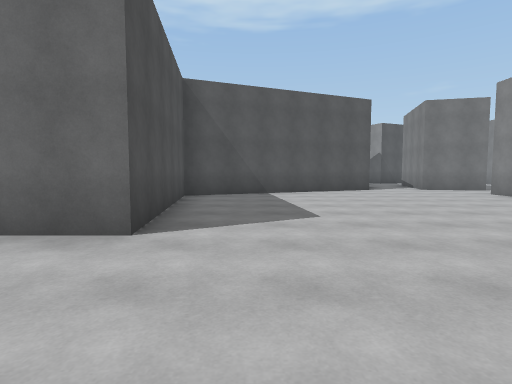
[1] (above)

24 first-person views from a walk through a scene from a Unity 3-D project. The camera is 1.3 m above the floor, tilts 4° down and sees 80° across. The floor is counted in squares, 2 m on a side. Each view is taken from the middle of a square. On the plan, view 1 faces up. The plan holds only what a view shows up to about 10 squares ahead; the rest is blank. The place goes on beyond the plan. Some animated figures are not drawn.

[2]
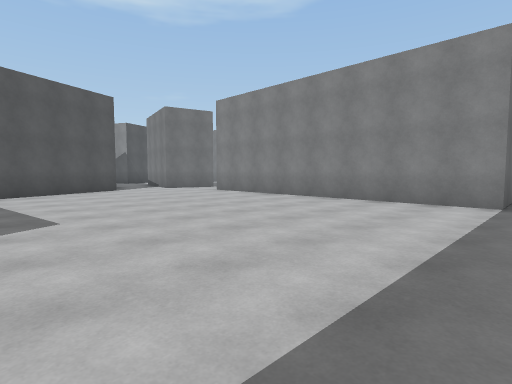

[3]
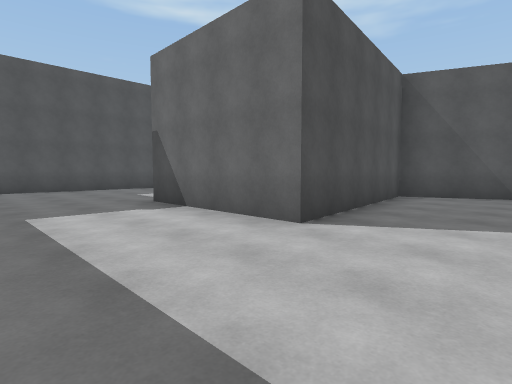

[4]
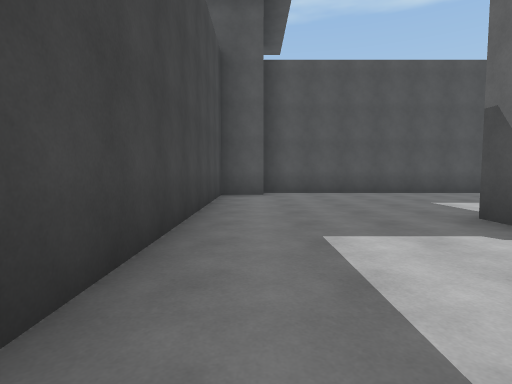

[5]
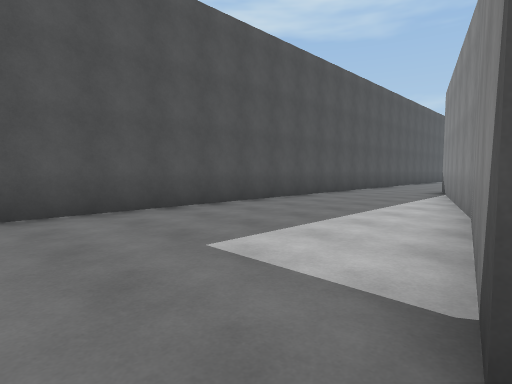

[6]
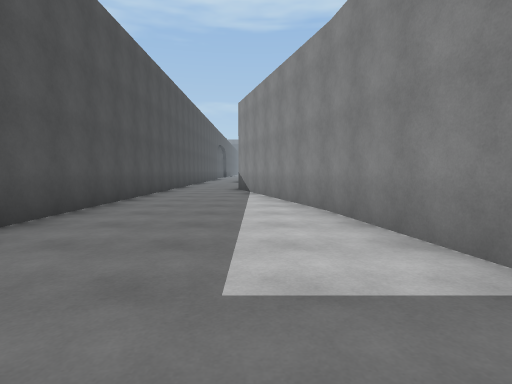

[7]
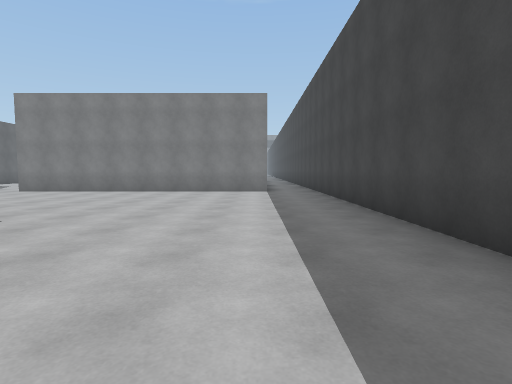

[8]
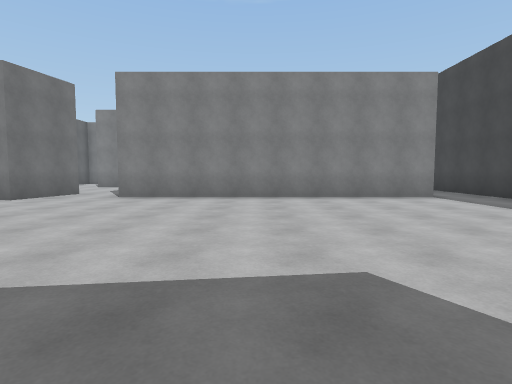

[9]
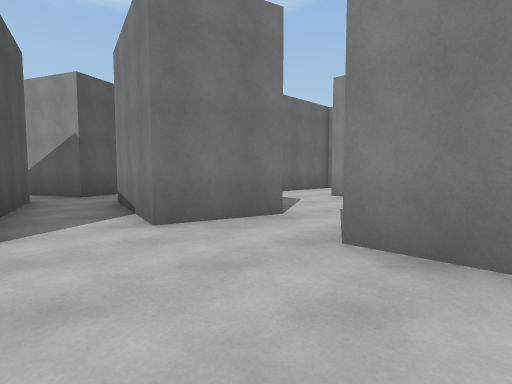

[10]
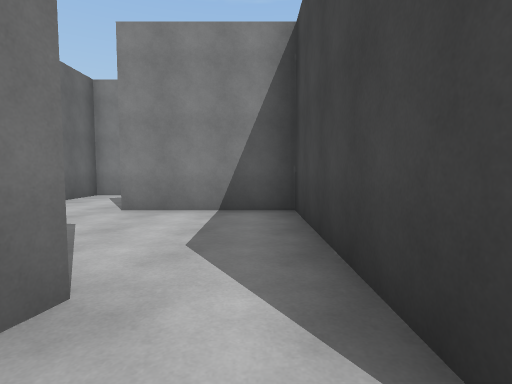

[11]
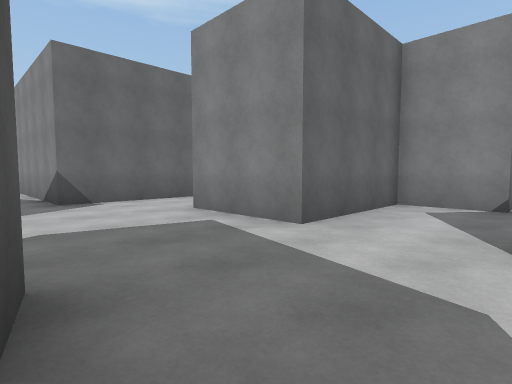

[12]
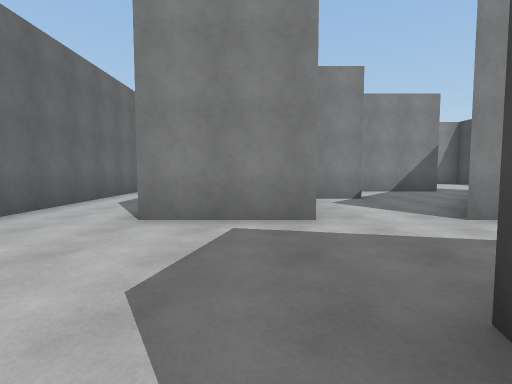

[13]
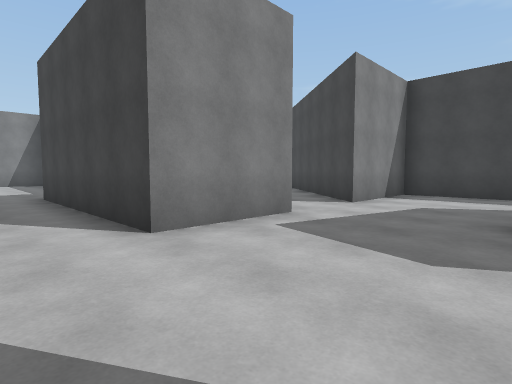

[14]
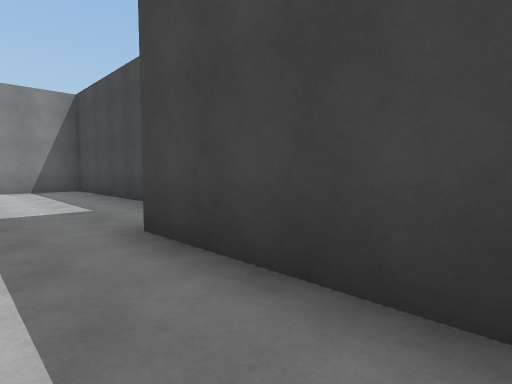

[15]
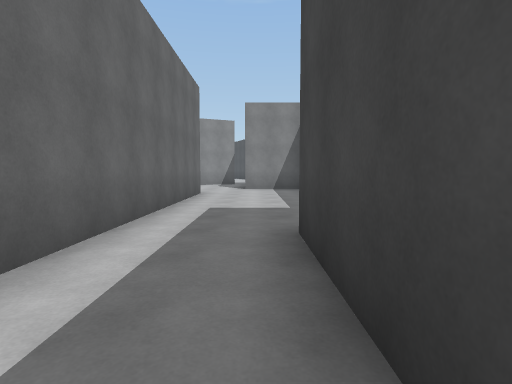

[16]
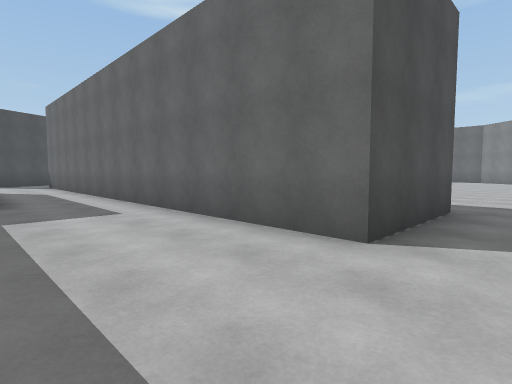

[17]
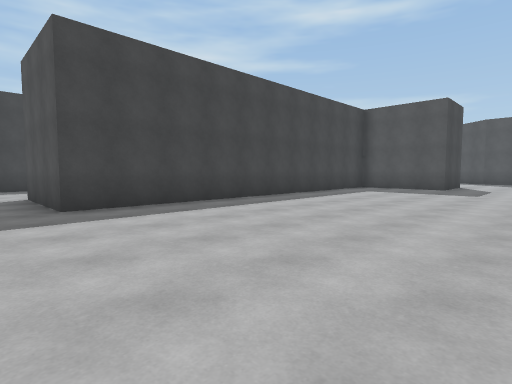

[18]
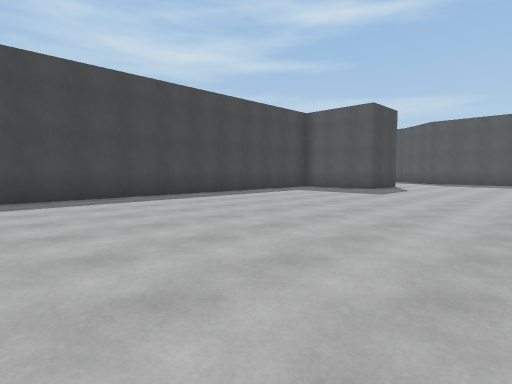

[19]
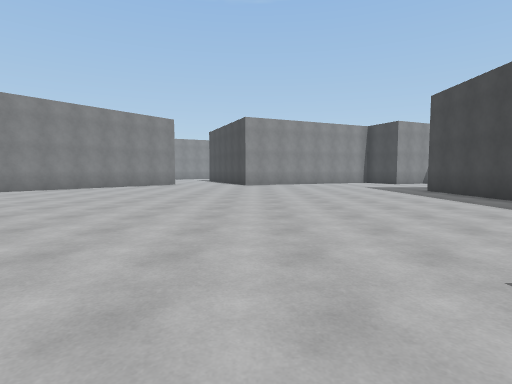

[20]
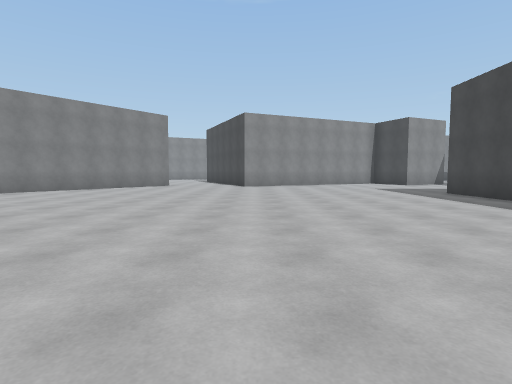

[21]
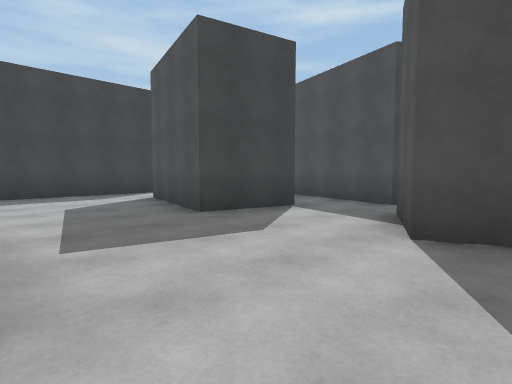

[22]
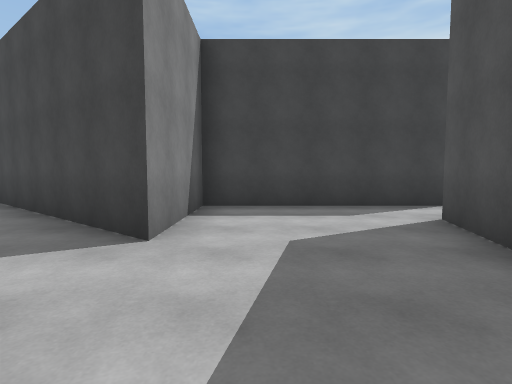

[23]
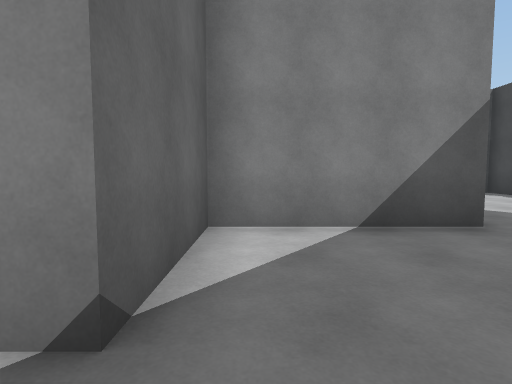

[24]
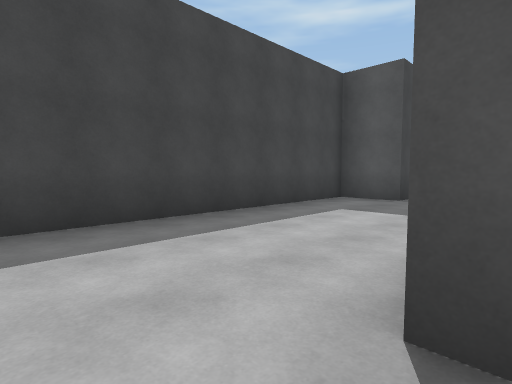

### Floor plan
Points are (right, up) in squares from view 1. A wall is a line through its corners. A room is listed if a view was taken in it or the views show most of it. See-through windows are left out.
Room 1 (views 1, 2, 3, 4, 5, 6, 7, 8, 9, 10)
walls: (-5.8, 6.9) (-7, 10.7); (3.9, 10.3) (-1.9, 7.9) (-1.3, 3) (-5.1, 3) (-5.8, 7); (6.5, 0.7) (6.5, 8.4); (-9.2, 0.2) (-9.2, -0.9) (6.4, -0.9); (7.5, 9.9) (5.7, 10.4); (-9.9, 10.6) (-9.9, 0.1)
ways out: opening at (7, 9) to room 2; opening at (-8.5, 10); opening at (5, 11); opening at (7, 0)
Room 2 (views 11, 12, 13, 14, 15, 16, 17, 18, 19, 20, 21, 22, 23, 24)
walls: (14.2, 20.5) (21.8, 20.5) (21.8, 17.6) (9.4, 17.6) (9.4, 22.1); (23.1, 32.3) (21.2, 33.7); (7.6, 16.8) (8, 16) (6.2, 15.3); (5.1, 14.8) (4.8, 13.6); (6.4, 13.4) (8.3, 13) (7.5, 9.9); (16.5, 8.2) (16.5, 11.6) (14.1, 11.6) (14.1, 13.2) (11, 13.2) (11, 15.6) (16.2, 15.6) (16.2, 14.1) (23.5, 14.1); (6.5, 8.4) (11, 8.4) (11, 11.2) (15.1, 7.9)
ways out: opening at (7, 9) to room 1; opening at (6, 14); opening at (16, 8)

Where each view was taken, in squares from view 1:
view 1: 0 up, 0 right, facing up
view 2: 0 up, 0 right, facing up-right
view 3: 0 up, 1 right, facing up-left
view 4: 0 up, 1 left, facing left
view 5: 2 up, 5 left, facing up-left
view 6: 2 up, 7 left, facing up
view 7: 1 up, 3 left, facing right
view 8: 5 up, 1 left, facing right
view 9: 7 up, 4 right, facing up-right
view 10: 9 up, 6 right, facing right
view 11: 11 up, 8 right, facing up-right
view 12: 14 up, 7 right, facing right
view 13: 17 up, 8 right, facing down-right
view 14: 17 up, 13 right, facing down-right
view 15: 16 up, 13 right, facing right
view 16: 15 up, 23 right, facing up-left
view 17: 26 up, 23 right, facing down-left
view 18: 28 up, 22 right, facing down-left
view 19: 26 up, 12 right, facing right
view 20: 26 up, 13 right, facing right
view 21: 17 up, 11 right, facing down-left
view 22: 14 up, 10 right, facing down
view 23: 11 up, 13 right, facing right
view 24: 18 up, 23 right, facing down-left
